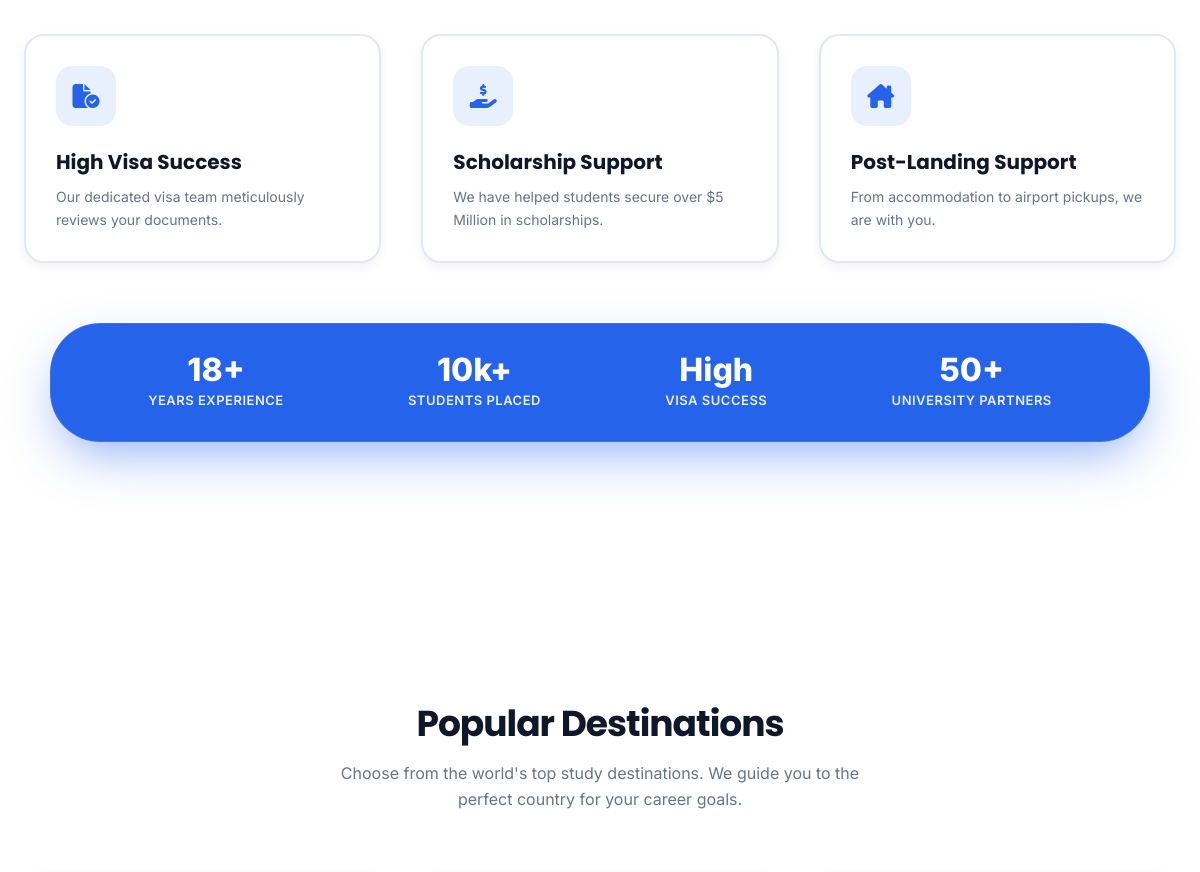
Before: / (middle part) with the older database file.
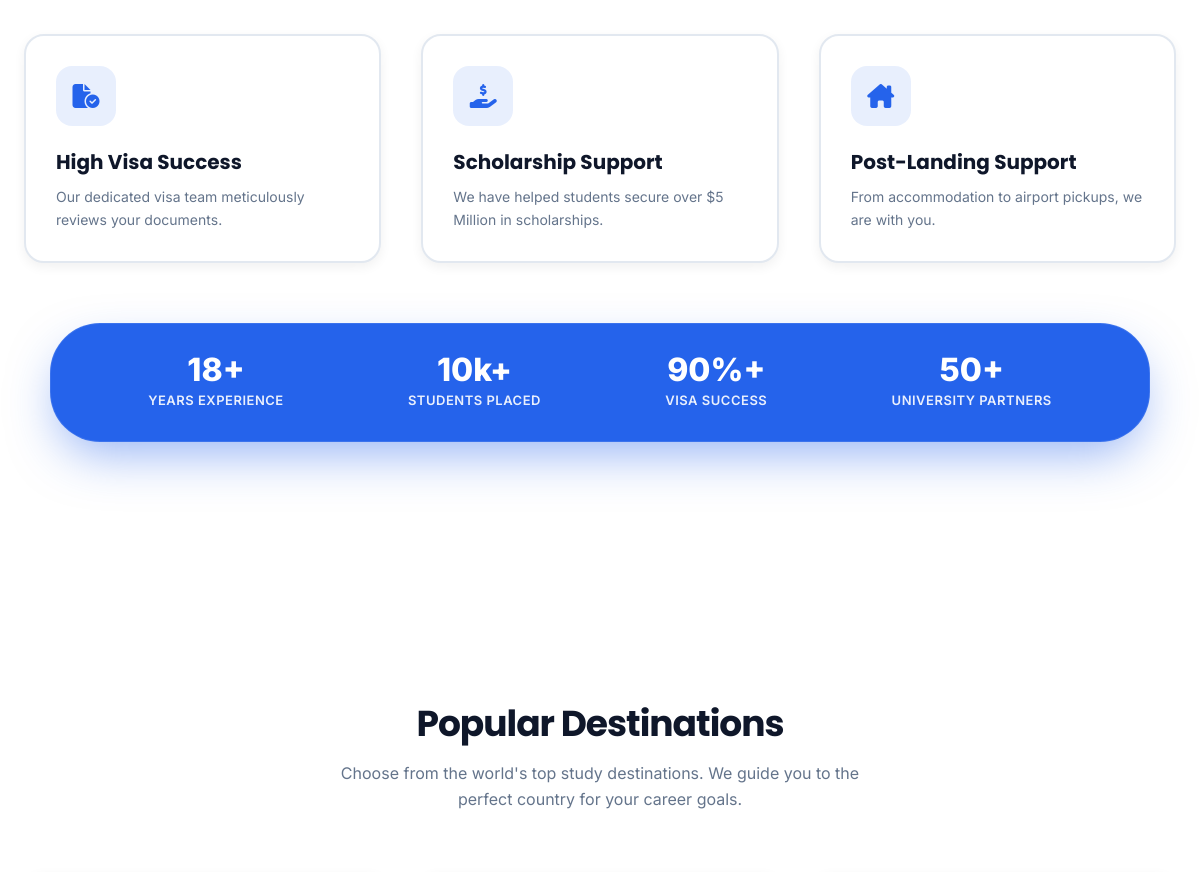
After: the same page with the newer database file.
### core/models.py (models this page shows, shortened)
class Feature(models.Model):
    title = models.CharField(max_length=100)
    text = models.TextField()
    icon_class = models.CharField(max_length=50, help_text="FontAwesome class e.g. fa-file-circle-check")
    order = models.IntegerField(default=0)
    class Meta:
        ordering = ['order']

class Stat(models.Model):
    number = models.CharField(max_length=20, help_text="e.g. 12+, 5k+")
    label = models.CharField(max_length=50, help_text="e.g. Years Experience")
    order = models.IntegerField(default=0)
    class Meta:
        ordering = ['order']

### core/views.py (the view)
def index(request):
    hero = HeroSection.objects.filter(is_active=True).first()
    countries = Country.objects.all()
    services = Service.objects.all()
    test_preps = TestPrep.objects.all()
    testimonials = Testimonial.objects.all()
    partners = Partner.objects.all()
    features = Feature.objects.all()
    stats = Stat.objects.all()
    context = {
        'hero': hero,
        'countries': countries,
        'services': services,
        'test_preps': test_preps,
        'testimonials': testimonials,
        'partners': partners,
        'features': features,
        'stats': stats,
    }
    return render(request, 'core/home.html', context)

### core/context_processors.py (called while the page is built)
def global_context(request):
    return {
        'global_countries': Country.objects.all(),
        'global_services': Service.objects.all(),
        'global_test_preps': TestPrep.objects.all(),
        'site_settings': SiteSettings.objects.first(),
    }

### core/templates/core/home.html (shortened to what this page needs)
{% extends 'core/base.html' %}
{% load static %}
{% block content %}
<section style="padding: 100px 0; background: white;">
    <div class="container">
        <div class="grid-responsive"
            style="gap: 40px; grid-template-columns: repeat(auto-fit, minmax(300px, 1fr)); justify-content: center;">
            {% for feature in features %}
            <div class="feature-card fade-in-section is-visible"
                style="padding: 30px; display: block; text-decoration: none; color: inherit;">
                <div
                    style="width: 60px; height: 60px; border-radius: 16px; background: rgba(37, 99, 235, 0.1); display: flex; align-items: center; justify-content: center; margin-bottom: 24px; color: var(--primary); font-size: 24px;">
                    <i class="fa-solid {{ feature.icon_class }}"></i>
                </div>
                <h3 style="font-size: 20px; font-weight: 700; margin-bottom: 12px; color: var(--dark);">
                    {{feature.title}}</h3>
                <p style="color: var(--gray); font-size: 14px; line-height: 1.6;">{{ feature.text }}</p>
            </div>
            {% endfor %}
        </div>
    </div>
    {% if stats %}
    <div style="position: relative; z-index: 10; margin-top: 60px; margin-bottom: 60px; padding: 0 24px;">
        <div class="container">
            <div
                style="background: var(--primary); border-radius: 50px; padding: 30px 50px; color: white; box-shadow: 0 20px 50px -10px rgba(37, 99, 235, 0.5); display: flex; justify-content: space-around; flex-wrap: wrap; gap: 30px; text-align: center; max-width: 1100px; margin: 0 auto; border: 1px solid rgba(255,255,255,0.1); backdrop-filter: blur(10px);">
                {% for stat in stats %}
                <div style="display: flex; flex-direction: column; align-items: center;">
                    <div style="font-size: 32px; font-weight: 800; margin-bottom: 4px; line-height: 1;">{{ stat.number}}
                    </div>
                    <div
                        style="font-size: 13px; opacity: 0.9; text-transform: uppercase; letter-spacing: 0.5px; font-weight: 600;">
                        {{ stat.label }}</div>
                </div>
                {% endfor %}
            </div>
        </div>
    </div>
    {% endif %}
</section>
<section class="content-section">
    <div class="container">
        <h2 class="section-title">Popular Destinations</h2>
        <p class="section-subtitle">Choose from the world's top study destinations. We guide you to the perfect country
            for your career goals.</p>
    </div>
</section>
{% endblock %}

### core/templates/core/base.html (shortened to what this page needs)
{% load static %}
<!DOCTYPE html>
<html lang="en">
<head>
    <link rel="stylesheet" href="https://cdnjs.cloudflare.com/ajax/libs/font-awesome/6.4.0/css/all.min.css">
    <link rel="stylesheet" href="{% static 'core/css/style.css' %}">
    <link rel="stylesheet" href="{% static 'core/css/components.css' %}">
</head>
<body>
    <main>
        {% block content %}
        {% endblock %}
    </main>
</body>
</html>

### core/static/core/css/style.css (style rules this page uses)
:root { --primary: #2563EB; --primary-dark: #1E40AF; --secondary: #F97316; --dark: #0F172A; --light: #ffffff; --white: #ffffff; --gray: #64748B; }
* { box-sizing: border-box; margin: 0; padding: 0; }
p, h1, h2, h3, h4, h5, h6 { overflow-wrap: break-word; }
html { scroll-behavior: smooth; }
body { font-family: 'Inter', sans-serif; color: var(--dark); background-color: var(--white); line-height: 1.6; overflow-x: hidden; -webkit-font-smoothing: antialiased; -moz-osx-font-smoothing: grayscale; text-rendering: optimizeLegibility; }
h1, h2, h3, h4, h5, h6 { font-family: 'Poppins', sans-serif; color: var(--dark); line-height: 1.2; }
.fade-in-section { opacity: 0; transform: translateY(30px); transition: opacity 0.8s ease-out, transform 0.8s ease-out; will-change: opacity, visibility; }
.fade-in-section.is-visible { opacity: 1; transform: none; }
.container { width: 100%; max-width: 1280px; margin: 0 auto; padding: 0 24px; }
.grid-responsive { display: grid; grid-template-columns: repeat(auto-fit, minmax(300px, 1fr)); gap: 30px; }

### core/static/core/css/components.css (style rules this page uses)
.content-section { padding: 100px 0; position: relative; }
.section-title { text-align: center; font-size: 36px; font-weight: 700; margin-bottom: 16px; color: var(--dark); font-family: "Poppins", sans-serif; letter-spacing: -1px; }
.section-subtitle { text-align: center; font-size: 16px; color: var(--gray); margin-bottom: 60px; max-width: 540px; margin-left: auto; margin-right: auto; line-height: 1.6; }
.feature-card { background-color: var(--white); border-radius: 20px; overflow: hidden; box-shadow: 0 4px 12px rgba(0, 0, 0, 0.06); transition: all 0.3s ease; border: 2px solid #e2e8f0; height: 100%; display: flex; flex-direction: column; cursor: pointer; text-decoration: none; color: inherit; }

Changed rows visible on the page:
changed Stat "VISA SUCCESS": number "High" → "90%+"
